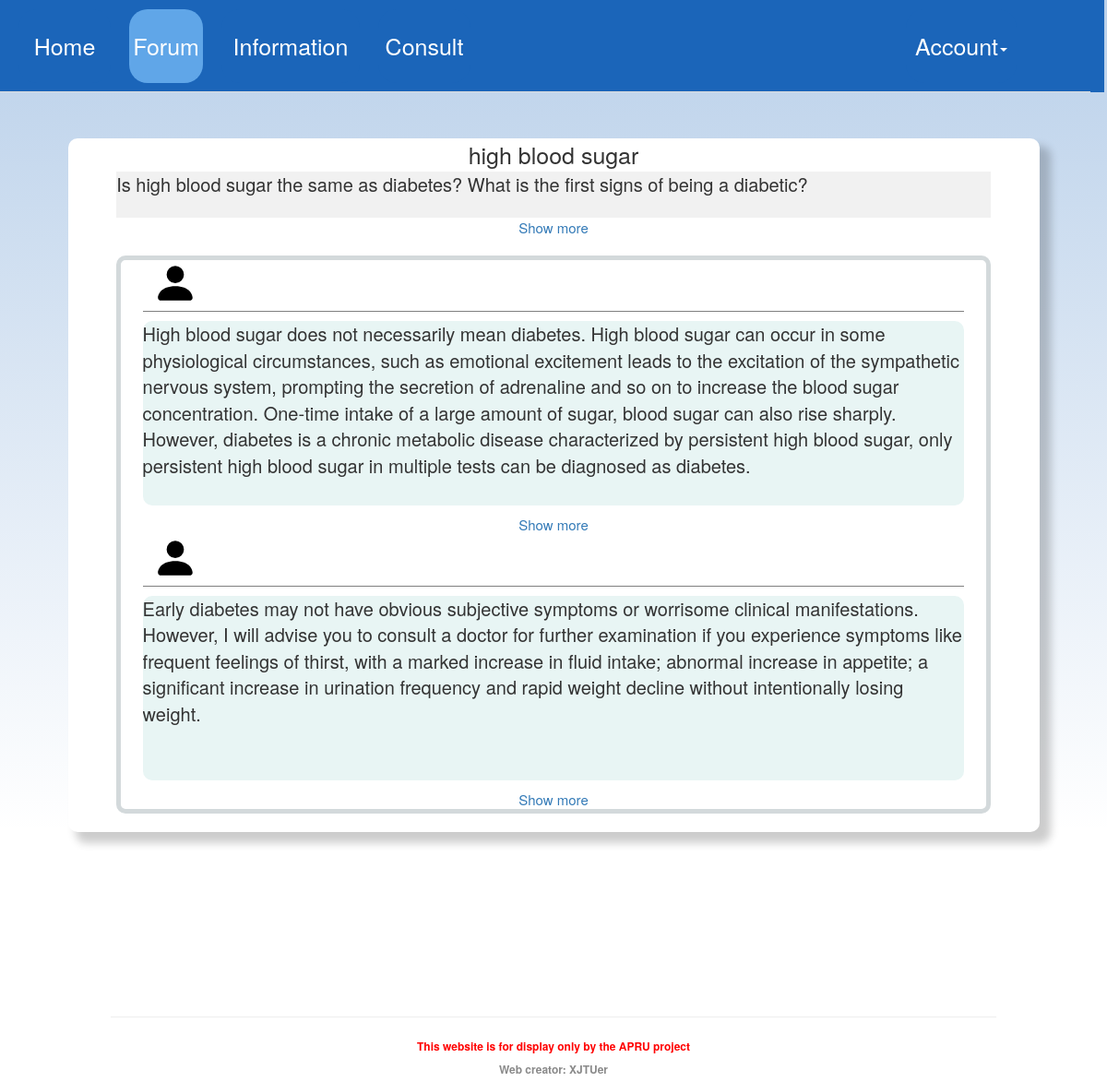
/question1, run on the app's committed database.
### appdir/models.py (models this page shows, shortened)
class Question(db.Model):
    id = db.Column(db.Integer, primary_key=True)
    title = db.Column(db.String(100), index=True)
    question = db.Column(db.String(300), index=True)
    user_id = db.Column(db.Integer, db.ForeignKey('user.id'))
    datetime = db.Column(db.DateTime)

class Answer(db.Model):
    id = db.Column(db.Integer, primary_key=True)
    content = db.Column(db.String(1000), index=True)
    user_id = db.Column(db.Integer, db.ForeignKey('user.id'))
    question_id = db.Column(db.Integer, db.ForeignKey('question.id'))

### appdir/routes.py (the view)
@app.route('/question<question_id>', methods=['GET', 'POST'])
def question(question_id):
    current_question = Question.query.filter(Question.id == question_id).first()
    answers = getAnswerById(question_id)
    answer_form = AnswerForm()
    return render_template('question.html',
                           question=current_question, answers=answers,
                           answer_form=answer_form)

### appdir/utils/util.py (called while the page is built)
def getAnswerById(questionId):
    answers = Answer.query.filter(Answer.question_id == questionId)
    answer_data = []
    for answer in answers:
        answer_data.append({
            'id': answer.id,
            'content': answer.content,
            'user_id': answer.user_id,
            'question_id': answer.question_id
        })
    return answer_data

### appdir/templates/question.html (shortened to what this page needs)
{% extends 'base.html' %}
{% block content %}
    <link rel="stylesheet" href="../static/css/question.css" type="text/css" media="all">
    <div class="container">
        <div class="question-container">
            <div class="question-title">{{ question.title }}</div>
            <div class="question-content" id={{ question.id }}>{{ question.question }}</div>
            <div class="tip">
                <a id="tips" class="showMore" onclick="expand(this,{{ question.id }})">Show more</a>
            </div>
            <div class="answer">
                {% for answer in answers %}
                    <div class="answer-content">
                        <div class="photo-and-name">
                            <div class="photo">
                                <img src="../static/image/bootstrap-icon/person-fill.svg"
                                     style="width:50px;height:50px;" alt="" loading="lazy">
                            </div>
                        </div>
                        <div class="answer-boby">
                            <div class="answer-text" id={{ answer.id }}>{{ answer.content }}</div>
                            <div class="tip">
                                <a id="content-tips" class="showMore" onclick="expandContent(this,{{ answer.id }})">Show
                                    more</a>
                            </div>
                        </div>
                    </div>
                {% endfor %}
            </div>
        </div>
    </div>
{% endblock %}

### appdir/static/css/question.css (style rules this page uses)
.container { display: flex; justify-content: center; width: 100%; background: linear-gradient(to bottom, rgba(27, 101, 185, 0.3), rgba(27, 101, 185, 0)); }
.question-container { margin-top: 150px; background-color: white; width: 90%; width：100 %; display: flex; flex-direction: column; align-items: center; box-shadow: 10px 10px 10px 2px rgba(0, 0, 0, 0.2); border-radius: 10px; padding-bottom: 20px; }
.question-content { width: 90%; background-color: rgb(241, 241, 241); overflow: hidden; position: relative; height: 50px; transition: height 0.5s ease; }
a.showMore { font-size: 15px; }
.answer { margin-top: 20px; width: 90%; display: flex; flex-direction: column; align-items: center; border: 5px solid rgb(211, 217, 219); border-radius: 10px; }
.answer-content { width: 95%; display: flex; flex-direction: column; }
.photo-and-name { width: 100%; display: flex; align-items: center; border-bottom: 1px solid gray; padding-bottom: 5px; }
.photo { margin-left: 10px; width: 50px; height: 50px; }
.answer-text { font-size: 20px; border-radius: 10px; margin-top: 10px; margin-bottom: 10px; background-color: rgb(232, 245, 244); height: 200px; overflow: hidden; transition: height 0.5s ease; }
.tip { display: flex; justify-content: center; }
.question-title { font-size: 25px; }
.question-content { font-size: 20px; }

### data on the page
Question: title "high blood sugar", question "Is high blood sugar the same as diabetes? What is the first signs of being a diabetic?"
Answer: content "High blood sugar does not necessarily mean diabetes. High blood sugar can occur in some physiological circumstances, such as emotional excitement leads to the excitation of the sympathetic nervous system, prompting the secretion of adrenaline and so on to increase the blood sugar concentration. One-time intake of a large amount of sugar, blood sugar can also rise sharply. However, diabetes is a chronic metabolic disease characterized by persistent high blood sugar, only persistent high blood sugar in multiple tests can be diagnosed as diabetes."
Answer: content "Early diabetes may not have obvious subjective symptoms or worrisome clinical manifestations. However, I will advise you to consult a doctor for further examination if you experience symptoms like frequent feelings of thirst, with a marked increase in fluid intake; abnormal increase in appetite; a significant increase in urination frequency and rapid weight decline without intentionally losing weight."
